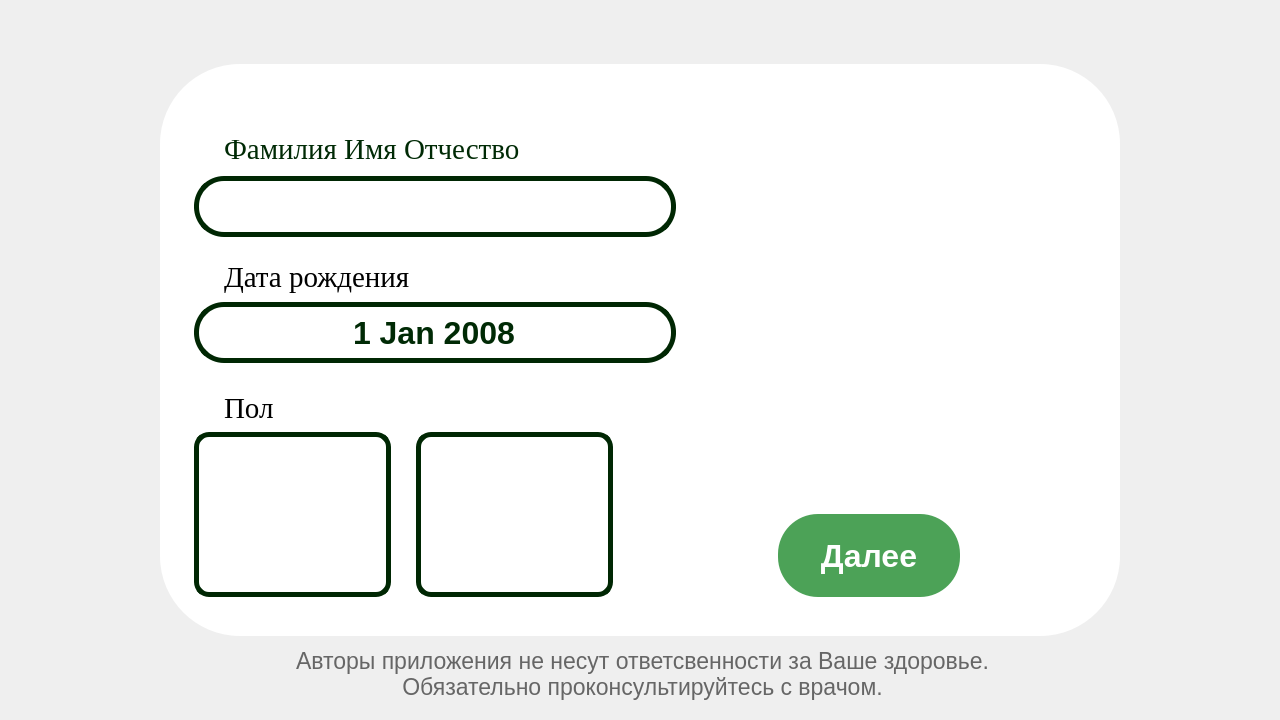
<?xml version="1.0" encoding="UTF-8"?>
<ui version="4.0">
 <class>Window1</class>
 <widget class="QDialog" name="Window1">
  <property name="geometry">
   <rect>
    <x>0</x>
    <y>0</y>
    <width>1280</width>
    <height>720</height>
   </rect>
  </property>
  <property name="windowTitle">
   <string>Dialog</string>
  </property>
  <widget class="QLabel" name="background">
   <property name="geometry">
    <rect>
     <x>0</x>
     <y>0</y>
     <width>1280</width>
     <height>720</height>
    </rect>
   </property>
   <property name="text">
    <string/>
   </property>
   <property name="pixmap">
    <pixmap>../images/whole_background.png</pixmap>
   </property>
   <property name="scaledContents">
    <bool>true</bool>
   </property>
  </widget>
  <widget class="QFrame" name="frame">
   <property name="geometry">
    <rect>
     <x>160</x>
     <y>64</y>
     <width>960</width>
     <height>572</height>
    </rect>
   </property>
   <property name="styleSheet">
    <string notr="true">background-color: rgb(255, 255, 255);
border-radius: 80px;</string>
   </property>
   <property name="frameShape">
    <enum>QFrame::StyledPanel</enum>
   </property>
   <property name="frameShadow">
    <enum>QFrame::Raised</enum>
   </property>
   <widget class="QLabel" name="label">
    <property name="geometry">
     <rect>
      <x>560</x>
      <y>120</y>
      <width>296</width>
      <height>296</height>
     </rect>
    </property>
    <property name="text">
     <string/>
    </property>
    <property name="pixmap">
     <pixmap>../images/cross_o.png</pixmap>
    </property>
    <property name="scaledContents">
     <bool>true</bool>
    </property>
   </widget>
   <widget class="QLabel" name="label_2">
    <property name="geometry">
     <rect>
      <x>64</x>
      <y>64</y>
      <width>374</width>
      <height>42</height>
     </rect>
    </property>
    <property name="font">
     <font>
      <family>Times New Roman</family>
      <pointsize>22</pointsize>
     </font>
    </property>
    <property name="styleSheet">
     <string notr="true">color: rgb(0, 42, 5);</string>
    </property>
    <property name="text">
     <string>Фамилия Имя Отчество</string>
    </property>
   </widget>
   <widget class="QLabel" name="label_3">
    <property name="geometry">
     <rect>
      <x>64</x>
      <y>192</y>
      <width>234</width>
      <height>42</height>
     </rect>
    </property>
    <property name="font">
     <font>
      <family>Times New Roman</family>
      <pointsize>22</pointsize>
     </font>
    </property>
    <property name="text">
     <string>Дата рождения</string>
    </property>
   </widget>
   <widget class="QLabel" name="label_4">
    <property name="geometry">
     <rect>
      <x>64</x>
      <y>323</y>
      <width>63</width>
      <height>42</height>
     </rect>
    </property>
    <property name="font">
     <font>
      <family>Times New Roman</family>
      <pointsize>22</pointsize>
     </font>
    </property>
    <property name="text">
     <string>Пол</string>
    </property>
   </widget>
   <widget class="QLineEdit" name="name">
    <property name="geometry">
     <rect>
      <x>34</x>
      <y>112</y>
      <width>482</width>
      <height>61</height>
     </rect>
    </property>
    <property name="font">
     <font>
      <family>Times New Roman [Mono]</family>
      <pointsize>15</pointsize>
      <weight>75</weight>
      <bold>true</bold>
     </font>
    </property>
    <property name="styleSheet">
     <string notr="true">background-color: rgba(255, 255, 255, 0);
border: 5px solid rgb(0,39,3);
border-radius: 30px;
color: rgb(0, 42, 5);</string>
    </property>
   </widget>
   <widget class="QPushButton" name="female_btm">
    <property name="geometry">
     <rect>
      <x>34</x>
      <y>368</y>
      <width>197</width>
      <height>165</height>
     </rect>
    </property>
    <property name="styleSheet">
     <string notr="true">QPushButton{
background-color: rgba(255, 255, 255, 0);
border: 5px solid rgb(0,39,3);
border-radius: 15px;
}

QPushButton:hover{
	background-color: rgba(38, 58, 34, 80);
}

QPushButton:pressed{

border: 3px solid rgb(255,215,0);

}</string>
    </property>
    <property name="text">
     <string/>
    </property>
    <property name="icon">
     <iconset>
      <normaloff>../images/вумен.png</normaloff>../images/вумен.png</iconset>
    </property>
    <property name="iconSize">
     <size>
      <width>200</width>
      <height>200</height>
     </size>
    </property>
   </widget>
   <widget class="QPushButton" name="male_btm">
    <property name="geometry">
     <rect>
      <x>256</x>
      <y>368</y>
      <width>197</width>
      <height>165</height>
     </rect>
    </property>
    <property name="styleSheet">
     <string notr="true">QPushButton{
background-color: rgba(255, 255, 255, 0);
border: 5px solid rgb(0,39,3);
border-radius: 15px;
}

QPushButton:hover{
	background-color: rgba(38, 58, 34, 80);
}

QPushButton:pressed{

border: 3px solid rgb(255,215,0);

}</string>
    </property>
    <property name="text">
     <string/>
    </property>
    <property name="icon">
     <iconset>
      <normaloff>../images/мэн.png</normaloff>../images/мэн.png</iconset>
    </property>
    <property name="iconSize">
     <size>
      <width>200</width>
      <height>200</height>
     </size>
    </property>
   </widget>
   <widget class="QPushButton" name="page1to2_btm">
    <property name="geometry">
     <rect>
      <x>618</x>
      <y>450</y>
      <width>182</width>
      <height>83</height>
     </rect>
    </property>
    <property name="font">
     <font>
      <pointsize>24</pointsize>
      <weight>75</weight>
      <bold>true</bold>
     </font>
    </property>
    <property name="styleSheet">
     <string notr="true">QPushButton{
background-color: rgb(76, 162, 87);
border-radius: 40px;
color: rgb(255, 255, 255);

}

QPushButton:hover{
	background-color: rgb(71, 146, 80);
}

QPushButton:pressed{
background-color: rgb(2, 151, 89);
border: 2px solid rgb(255,215,0);
color: rgb(248, 248, 242);
}</string>
    </property>
    <property name="text">
     <string>Далее</string>
    </property>
   </widget>
   <widget class="QDateEdit" name="birthday">
    <property name="geometry">
     <rect>
      <x>34</x>
      <y>238</y>
      <width>482</width>
      <height>61</height>
     </rect>
    </property>
    <property name="font">
     <font>
      <pointsize>24</pointsize>
      <weight>75</weight>
      <bold>true</bold>
     </font>
    </property>
    <property name="styleSheet">
     <string notr="true">background-color: rgba(255, 255, 255, 0);
border: 5px solid rgb(0,39,3);
border-radius: 30px;
color: rgb(0, 42, 5);
size: 40px;</string>
    </property>
    <property name="frame">
     <bool>true</bool>
    </property>
    <property name="alignment">
     <set>Qt::AlignCenter</set>
    </property>
    <property name="buttonSymbols">
     <enum>QAbstractSpinBox::NoButtons</enum>
    </property>
    <property name="maximumDate">
     <date>
      <year>2025</year>
      <month>2</month>
      <day>1</day>
     </date>
    </property>
    <property name="minimumDate">
     <date>
      <year>1925</year>
      <month>1</month>
      <day>2</day>
     </date>
    </property>
    <property name="date">
     <date>
      <year>2008</year>
      <month>1</month>
      <day>1</day>
     </date>
    </property>
   </widget>
  </widget>
  <widget class="QLabel" name="responsibillity">
   <property name="geometry">
    <rect>
     <x>220</x>
     <y>640</y>
     <width>845</width>
     <height>68</height>
    </rect>
   </property>
   <property name="font">
    <font>
     <pointsize>17</pointsize>
    </font>
   </property>
   <property name="layoutDirection">
    <enum>Qt::LeftToRight</enum>
   </property>
   <property name="styleSheet">
    <string notr="true">color: rgb(102, 102, 102);</string>
   </property>
   <property name="text">
    <string>Авторы приложения не несут ответсвенности за Ваше здоровье. 
Обязательно проконсультируйтесь с врачом.</string>
   </property>
   <property name="alignment">
    <set>Qt::AlignCenter</set>
   </property>
  </widget>
  <widget class="QLabel" name="status_bar">
   <property name="geometry">
    <rect>
     <x>238</x>
     <y>42</y>
     <width>803</width>
     <height>14</height>
    </rect>
   </property>
   <property name="text">
    <string/>
   </property>
   <property name="pixmap">
    <pixmap>../images/bar1.png</pixmap>
   </property>
   <property name="scaledContents">
    <bool>true</bool>
   </property>
  </widget>
 </widget>
 <resources/>
 <connections/>
</ui>
